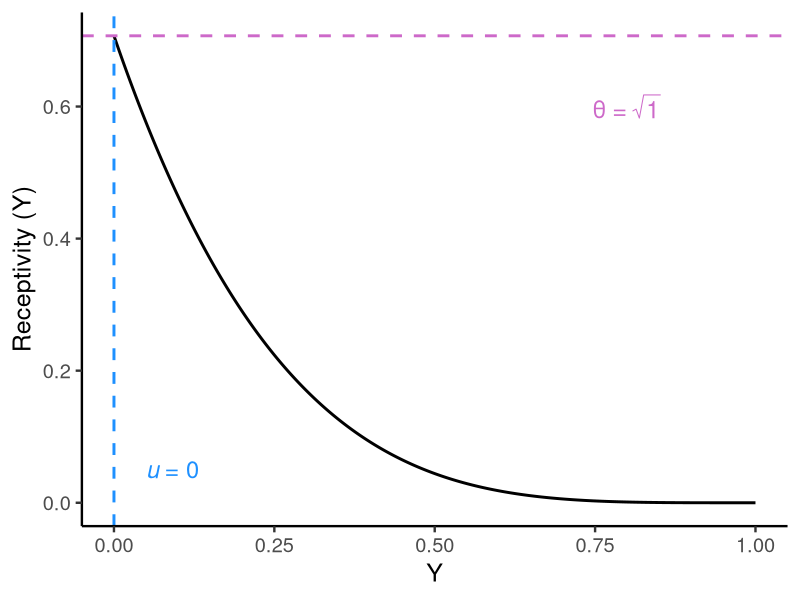
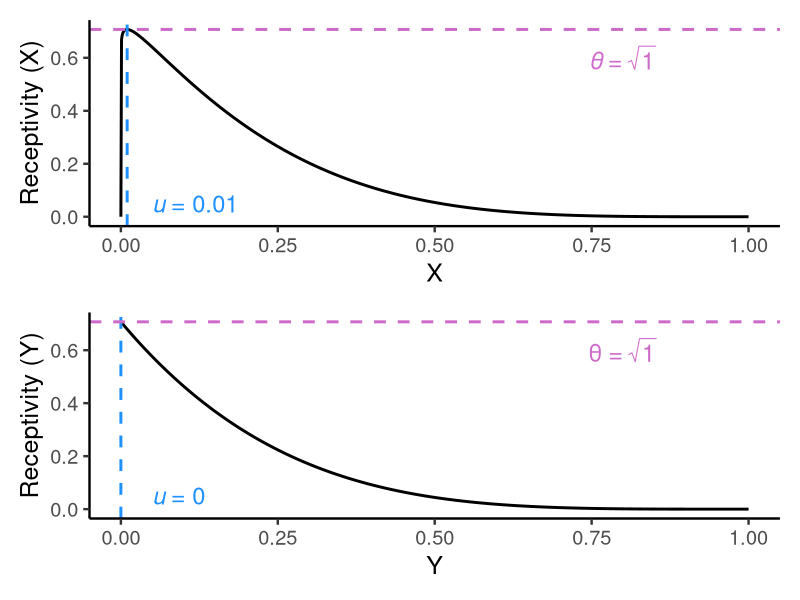

Here is the R script that generated these plots, in order:

library(ggplot2)
library(patchwork)

x <- seq(0, 1, length.out = 1000)
naive_x = 0.01
m = sqrt(0.5)
b = 5
Rx <- (m*x^((naive_x*(b-2)+1)/(1-naive_x) - 1) * (1-x)^(b-1)) / 
  (naive_x^((naive_x*(b-2)+1)/(1-naive_x)-1)*(1-naive_x)^(b-1))
data.x <- data.frame(x = x, Rx = Rx)

# "Canela Text", "Hoefler Text"


receptivity.x <- ggplot(data.x) + 
  geom_line(aes(x = x, y = Rx), linewidth = 1) + 
  geom_vline(aes(xintercept = naive_x), color = "dodgerblue1", linetype = 2, linewidth = 1) + 
  geom_hline(aes(yintercept = m), color = "orchid3", linetype = 2, linewidth = 1) +
  annotate("text", x = 0.05, y = 0.05, size = 6, color = "dodgerblue1", 
           label = expression(italic(u)~"= 0.01"), hjust = 0) + 
  annotate("text", x = 0.8, y = 0.6, size = 6, color = "orchid3", 
           label = expression(italic("\u03b8")~"="~sqrt(1))) + 
  labs(y = "Receptivity (X)", x = "X") +
  theme_classic(base_size = 18) #+ 
  #theme(text = element_text(family = "STIX Two Math"))

y <- seq(0, 1, length.out = 1000)
naive_y = 0
m = sqrt(0.5)
b = 5
Ry <- (m*x^((naive_y*(b-2)+1)/(1-naive_y) - 1) * (1-x)^(b-1)) / 
  (naive_y^((naive_y*(b-2)+1)/(1-naive_y)-1)*(1-naive_y)^(b-1))
data.y <- data.frame(y = y, Ry = Ry)

receptivity.y <- ggplot(data.y) + 
  geom_line(aes(x = y, y = Ry), linewidth = 1) + 
  geom_vline(aes(xintercept = naive_y), color = "dodgerblue1", linetype = 2, linewidth = 1) + 
  geom_hline(aes(yintercept = m), color = "orchid3", linetype = 2, linewidth = 1) +
  annotate("text", x = 0.05, y = 0.05, size = 6, color = "dodgerblue1", 
           label = expression(italic(u)~"= 0"), hjust = 0) + 
  annotate("text", x = 0.8, y = 0.6, size = 6, color = "orchid3", 
           label = expression("\u03b8 ="~sqrt(1))) + 
  labs(y = "Receptivity (Y)", x = "Y") +
  theme_classic(base_size = 18) #+ 
  # theme(text = element_text(family = "STIX Two Math"))
receptivity.y

receptivity_plot <- receptivity.x / receptivity.y
receptivity_plot

# ggsave(filename = "receptivity_combo_plot_thesis.png",
#        plot = receptivity_plot, path = "Plots/Plot Outputs",
#        device = "png", height = 6, width = 10, units = "in")

# ggsave(filename = "receptivity_combo_plot_labeled_lines.png",
#        plot = receptivity_plot, path = "Plots/Plot Outputs",
#        device = "png", height = 6, width = 10, units = "in")
